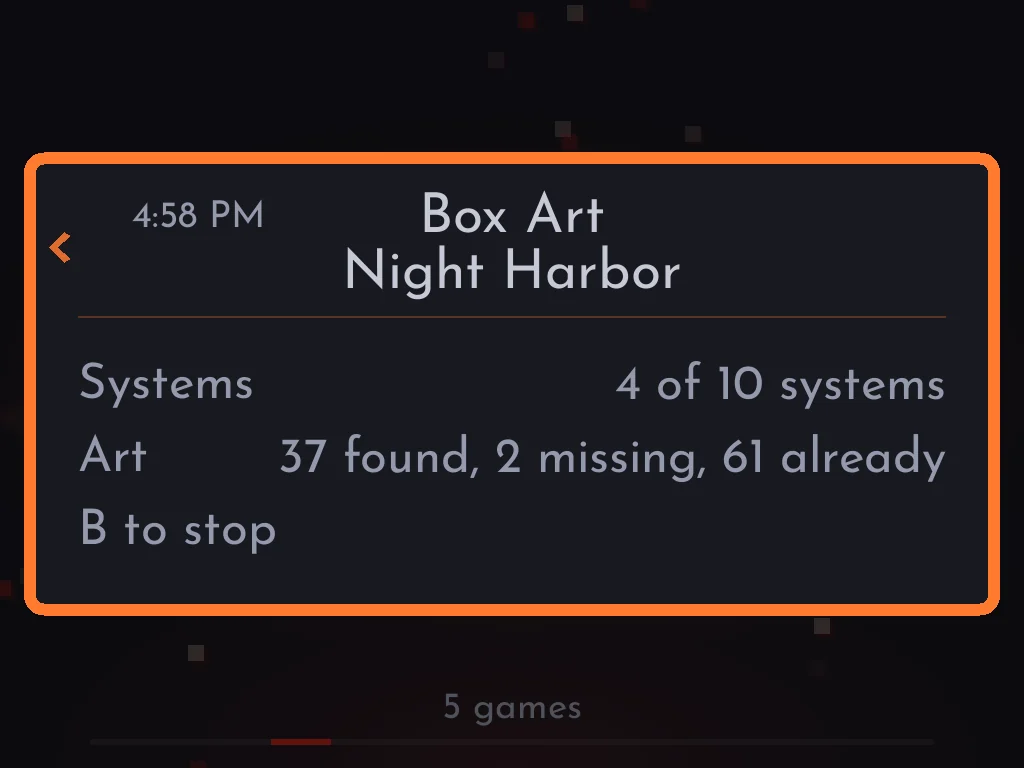
#> input picture web/img/art.webp, 1024 x 768 px, given in place of muse-ipod.jpg, which was not available
$ python genmusephoto.py ../web/img/art.webp
#> lines starting #> are read from the running program, lines starting #| are printed output that depends on the picture; after the words box and inside, x2 and y2 are one past the last pixel; in counts of white or black regions, pixels touching at a corner belong together
#!/usr/bin/env python3
"""Cut res/cards/fancy/MUSE.png, Muse's card in Fancy Pants, from
res/cards/fancy/source/muse-ipod.jpg: a first-generation iPod (2001) on a
white studio backdrop, at the set's 3/4 angle (res/cards/fancy/SOURCE.md).

ITS SCREEN IS BLANK. The photograph shows a menu; the card shows the LCD as
it is with nothing on it (SkyWalker541, 2026-11-22). blank_screen() fits a
smooth surface to the screen's own empty pixels, finds what is darker than
it - the menu, its highlighted row, the icons, the rule - and fills that with
the surface and grain of the photograph's own size, kept clear of the dark
rim the bezel casts on the screen's left and bottom edges, which stays.

The backdrop is pure white and the iPod's edge a grey, so a cut at 10 levels
below white finds the whole device in one piece; GrabCut then settles the
edge in a narrow band around it, sure inside well in from it, sure backdrop
well out. The largest piece is kept, filled, its outline smoothed, pulled in
a pixel so no backdrop rims it, and feathered a pixel. The colours are the
photograph's, cleaned of its speckle and sharpened lightly, as Ports' are.
Then trimmed, longest side 96% of 384, centred, in the 384 canvas, as the
set is.

    tools/genmusephoto.py [out]
"""
import os
import sys

import cv2
import numpy as np
from PIL import Image, ImageFilter
from scipy import ndimage

ROOT = os.path.dirname(os.path.dirname(os.path.abspath(__file__)))
SRC = os.path.join(ROOT, "res", "cards", "fancy", "source", "muse-ipod.jpg")
OUT = os.path.join(ROOT, "res", "cards", "fancy", "MUSE.png")


# The LCD's edges in the photograph (1200x896): lines fitted to where the
# white bezel meets the screen, each within 0.6 px of the edge it follows.
def _top(x): return 0.13533 * x + 84.07
def _bot(x): return 0.15636 * x + 307.91
def _lef(y): return 0.019025 * y + 430.50
def _rig(y): return -0.013783 * y + 725.70


def blank_screen(src):
    a = np.asarray(src).astype(float)
    h, w = a.shape[:2]
#> h = 768; w = 1024
    yy, xx = np.mgrid[0:h, 0:w].astype(float)

    def inside(il, ir, it, ib):
        return ((xx > _lef(yy) + il) & (xx < _rig(yy) - ir) &
                (yy > _top(xx) + it) & (yy < _bot(xx) - ib))

    # clear of the left and bottom rim, close to the light top and right
    zone = inside(11, 2, 3, 10)
    fitz = inside(11, 4, 6, 10)
    u, v = (xx - 580) / 150.0, (yy - 280) / 130.0

    def basis(m):
        U, V = u[m], v[m]
        return np.stack([np.ones_like(U), U, V, U * U, U * V, V * V,
                         U ** 3, V ** 3, U * U * V, U * V * V], 1)

    # the empty screen's brightness, refitted without what it leaves out
    lum = a.mean(-1)
    sel = fitz & (lum > np.percentile(lum[fitz], 35))
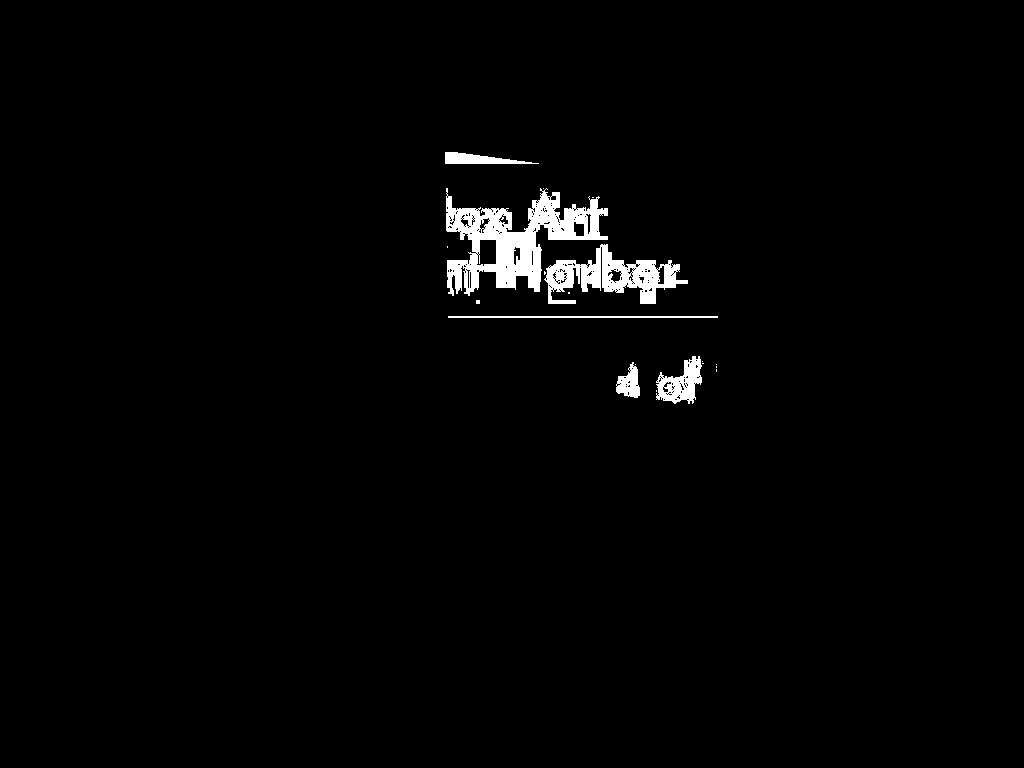
#> sel: shape (768, 1024) bool; 1.8% white; 19 white regions (13 under 20 px), largest, box (x1, y1, x2, y2) and area: (446, 188, 608, 296) 7303, (544, 244, 688, 304) 3636, (656, 356, 702, 404) 1176, (445, 152, 539, 164) 645, (448, 316, 718, 318) 540, (616, 362, 640, 398) 511
    for _ in range(4):
        cl = np.linalg.lstsq(basis(sel), lum[sel], rcond=None)[0]
        fit = np.zeros_like(lum)
        fit[fitz] = basis(fitz) @ cl
        sd = (lum - fit)[sel].std()
        sel = fitz & (lum - fit > -2.0 * sd)
#> this loop made 4 passes
#> sd on passes 1 to 4: 72.16, 43.09, 42.52, 42.52
#> pass 1, in blank_screen, `sel = fitz & (lum - fit > -2.0 * sd)`:
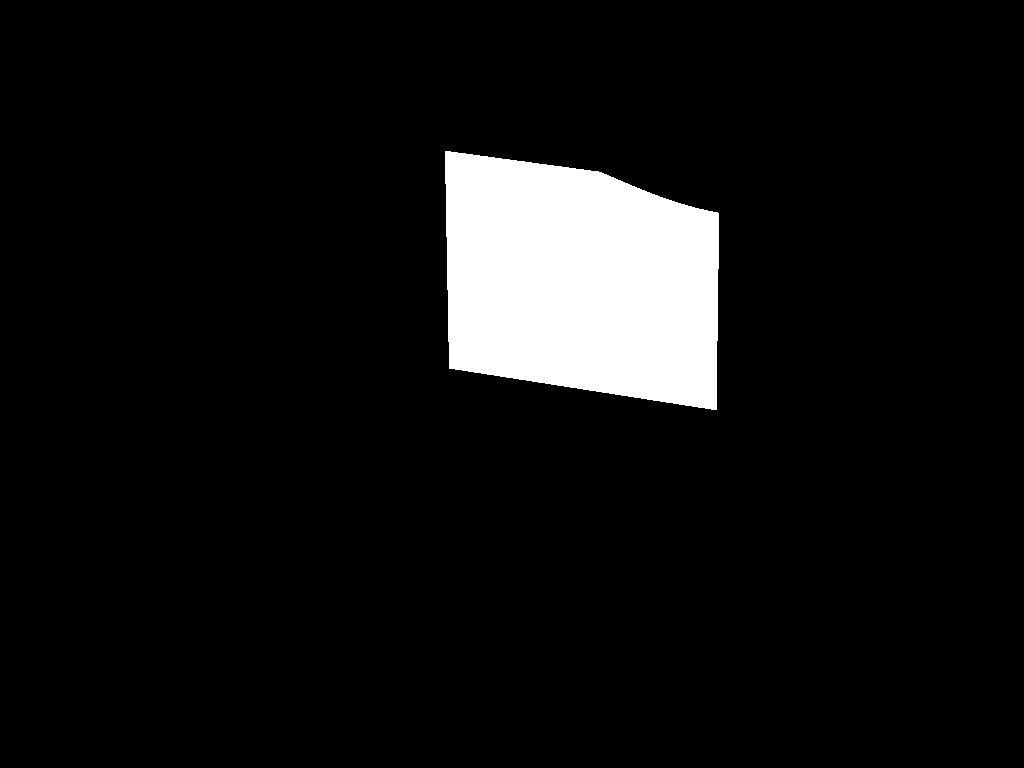
#> sel: shape (768, 1024) bool; 7.4% white; 1 white region, box (x1, y1, x2, y2) and area: (445, 151, 719, 410) 57879
#> after the loop:
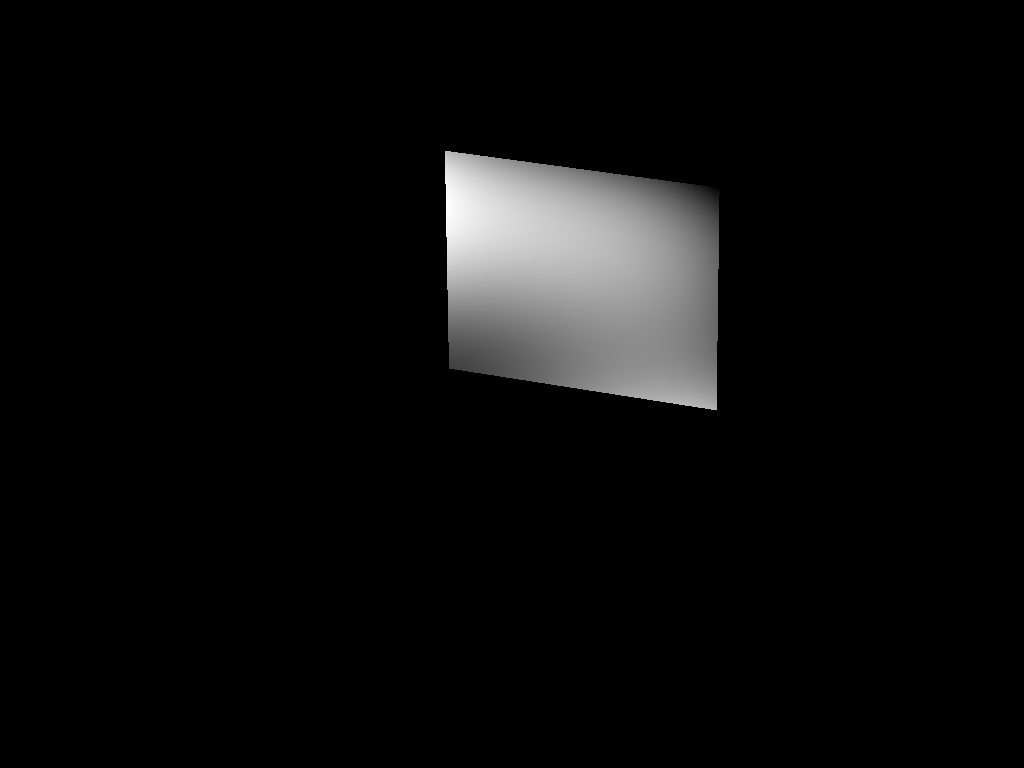
#> fit: shape (768, 1024) float64; min 0, max 68.34, mean 3.1; drawn with min black and max white

    surf = np.zeros_like(a)
    bz = basis(zone)
#> zone: shape (768, 1024) bool; 7.8% white; 1 white region, box (x1, y1, x2, y2) and area: (445, 148, 722, 411) 60953
    for c in range(3):
        surf[..., c][zone] = bz @ np.linalg.lstsq(basis(sel), a[..., c][sel], rcond=None)[0]
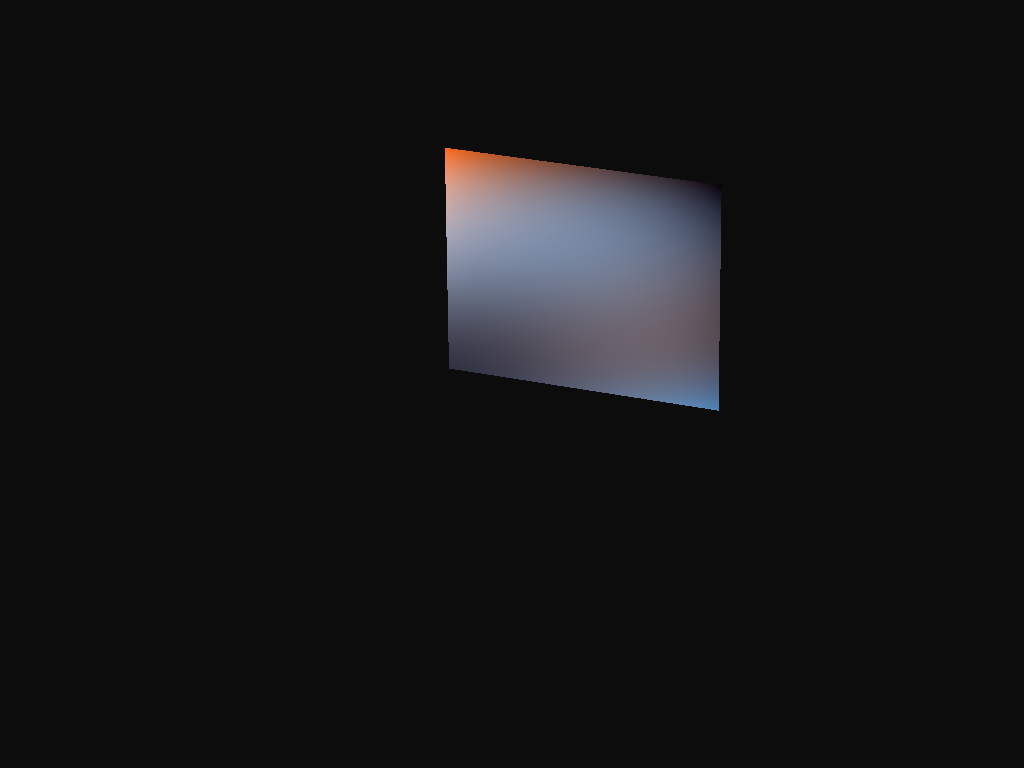
#> surf: shape (768, 1024, 3) float64; mean R, G, B 3, 3, 3.5; drawn with min black and max white

    # what is on it: darker than the surface past its grain, grown by its edge
    dark = zone & ((surf.mean(-1) - lum) > 3.0 * sd)
#> dark: shape (768, 1024) bool; every value is 0
    content = ndimage.binary_closing(ndimage.binary_dilation(dark, iterations=3) & zone,
                                     iterations=2) & zone
    rng = np.random.default_rng(1)
    grain = ndimage.gaussian_filter(rng.normal(0, 1, (h, w)), 0.7)
    grain *= sd / grain.std()
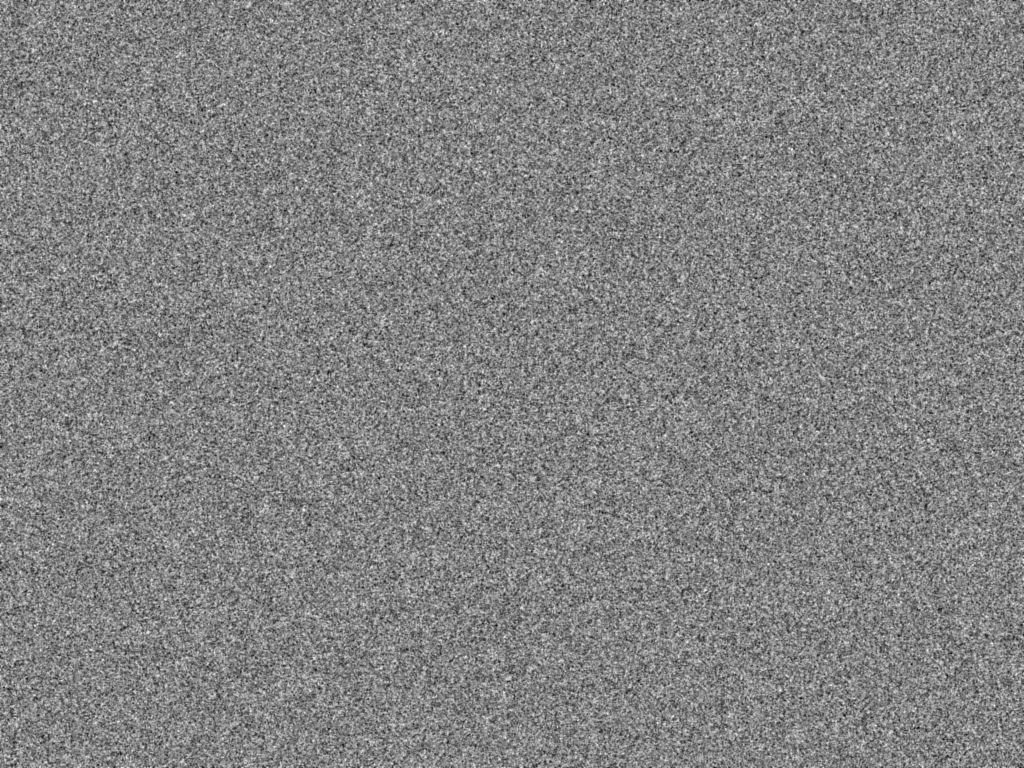
#> grain: shape (768, 1024) float64; min -203.3, max 193.5, mean -0.1; drawn with min black and max white
    wgt = ndimage.gaussian_filter(content.astype(float), 1.0)
#> wgt: shape (768, 1024) float64; every value is 0
    wgt[~zone] = 0
    out = a * (1 - wgt[..., None]) + (surf + grain[..., None]) * wgt[..., None]
    return Image.fromarray(np.clip(out, 0, 255).astype(np.uint8))
#> returned value is the input picture: PIL image 1024x768 RGB; mean R, G, B 33.4, 27.2, 29.6


def main(out_path):
    src = blank_screen(Image.open(SRC).convert("RGB"))
    a = np.asarray(src).astype(int)
    rough = (255 - a.min(-1)) > 10
#> rough: shape (768, 1024) bool; every value is 1
    lab, n = ndimage.label(rough)
#> lab: shape (768, 1024) int32; every value is 1
#> n = 1
    rough = ndimage.binary_fill_holes(lab == 1 + np.argmax(ndimage.sum(rough, lab, range(1, n + 1))))

    mask = np.full(rough.shape, cv2.GC_PR_BGD, np.uint8)
    mask[rough] = cv2.GC_PR_FGD
    mask[ndimage.binary_erosion(rough, iterations=8)] = cv2.GC_FGD
    mask[~ndimage.binary_dilation(rough, iterations=6)] = cv2.GC_BGD
    img = cv2.cvtColor(np.asarray(src), cv2.COLOR_RGB2BGR)
#> (the run stopped early here; a loop or call above may not have finished)

$ run again, on web/img/chaos-appearance.webp
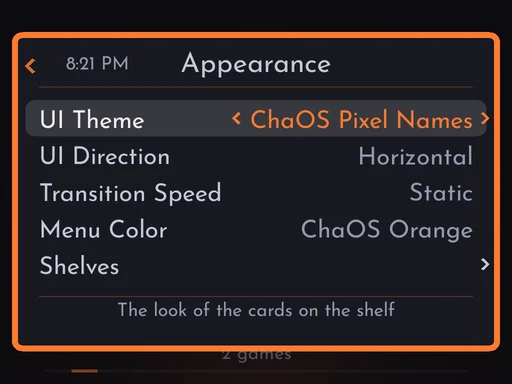
#> input picture web/img/chaos-appearance.webp, 512 x 384 px, given in place of muse-ipod.jpg, which was not available
#> in blank_screen, `sel = fitz & (lum > np.percentile(lum[fitz], 35))`:
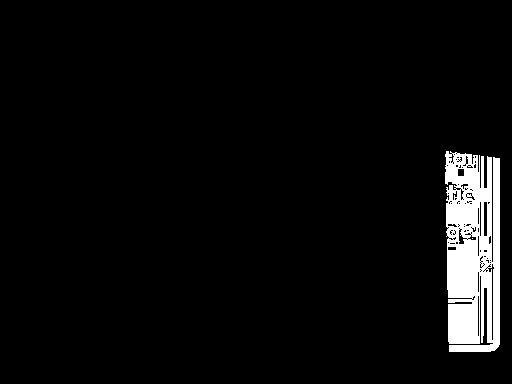
#> sel: shape (384, 512) bool; 4.5% white; 2 white regions (1 under 20 px), largest, box (x1, y1, x2, y2) and area: (445, 151, 500, 352) 8942
#> the loop in blank_screen, `for _ in range(4):` made 4 passes
#> sd on passes 1 to 4: 33.42, 32.52, 32.7, 32.78
#> zone: shape (384, 512) bool; 7.3% white; 1 white region, box (x1, y1, x2, y2) and area: (445, 148, 512, 378) 14380
#> dark: shape (384, 512) bool; 1.4% white; 1 white region, box (x1, y1, x2, y2) and area: (497, 155, 512, 378) 2721
#> content: shape (384, 512) bool; 1.5% white; 1 white region, box (x1, y1, x2, y2) and area: (494, 155, 510, 378) 2942
#> lab: shape (384, 512) int32; values 0 (black) and 1 (white), 99.9% white; black in thin lines or dots, all inside (x1, y1, x2, y2) = (42, 110, 143, 128)
#> n = 1
#> in main, `img = cv2.cvtColor(np.asarray(src), cv2.COLOR_RGB2BGR)`:
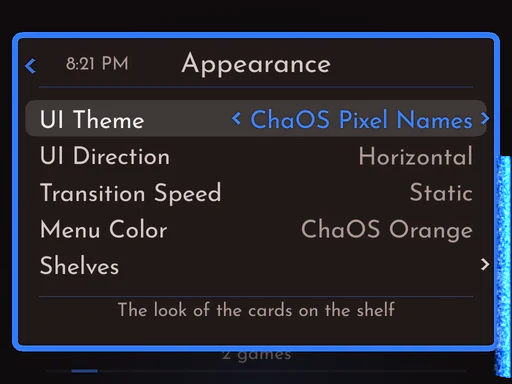
#> img: shape (384, 512, 3); mean R, G, B 38.4, 38, 45.6

$ run again, on web/img/chaos-menu.webp
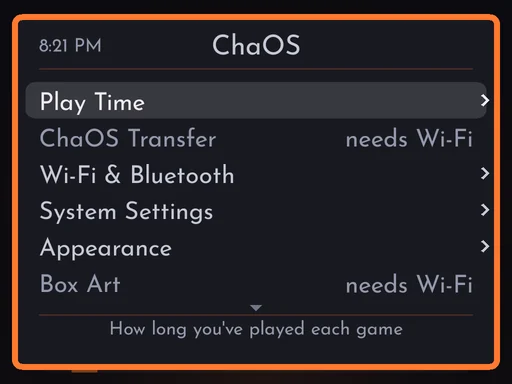
#> input picture web/img/chaos-menu.webp, 512 x 384 px, given in place of muse-ipod.jpg, which was not available
#> in blank_screen, `sel = fitz & (lum > np.percentile(lum[fitz], 35))`:
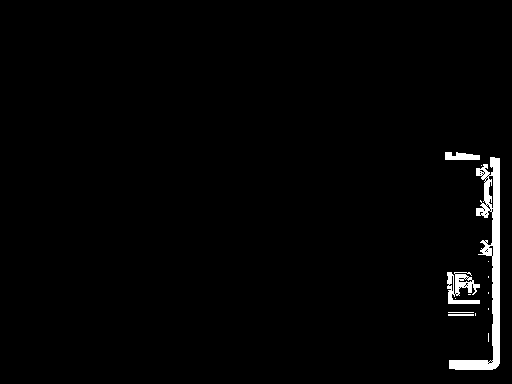
#> sel: shape (384, 512) bool; 1.8% white; 14 white regions (9 under 20 px), largest, box (x1, y1, x2, y2) and area: (449, 157, 500, 370) 2584, (447, 272, 480, 304) 580, (445, 152, 480, 160) 221, (448, 314, 474, 316) 52, (448, 312, 474, 313) 26
#> the loop in blank_screen, `for _ in range(4):` made 4 passes
#> sd on passes 1 to 4: 45.21, 29.84, 29.81, 29.8
#> zone: shape (384, 512) bool; 7.3% white; 1 white region, box (x1, y1, x2, y2) and area: (445, 148, 512, 378) 14380
#> dark: shape (384, 512) bool; 1.4% white; 1 white region, box (x1, y1, x2, y2) and area: (492, 155, 512, 378) 2720
#> content: shape (384, 512) bool; 1.5% white; 1 white region, box (x1, y1, x2, y2) and area: (489, 155, 510, 378) 2943
#> lab: shape (384, 512) int32; values 0 (black) and 1 (white), 99.9% white; black in thin lines or dots, all inside (x1, y1, x2, y2) = (42, 92, 489, 114)
#> n = 1
#> in main, `img = cv2.cvtColor(np.asarray(src), cv2.COLOR_RGB2BGR)`:
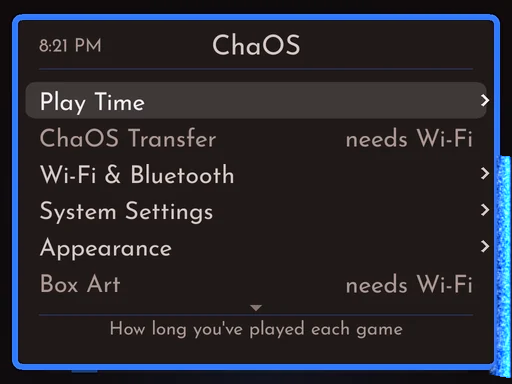
#> img: shape (384, 512, 3); mean R, G, B 40.1, 39.1, 46.1
